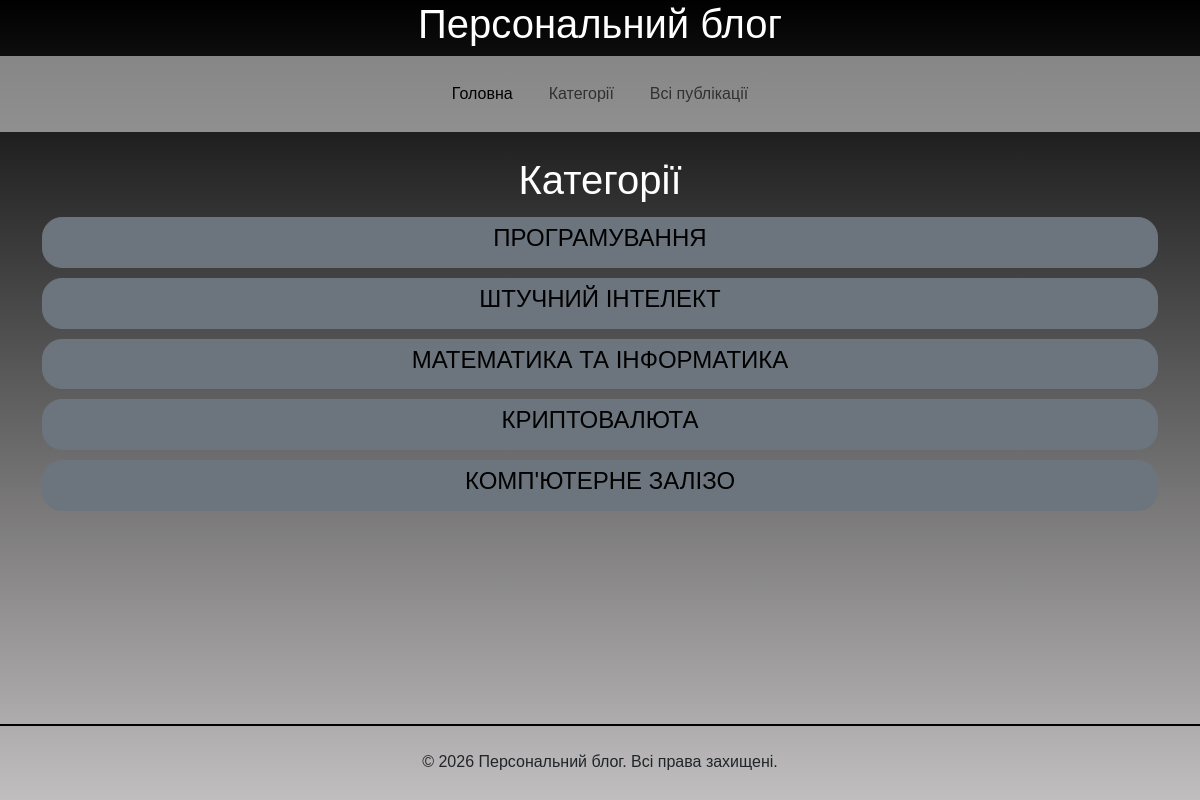
The page /categories on the database its author committed.
### app_blog/models.py (models this page shows, shortened)
class Category(models.Model):
    category = models.CharField(u'категорія',
                                max_length=250, help_text=u'максимум 250 символів')
    slug = models.SlugField(u'Слаг', default='')
    class Meta:
        verbose_name = u'Категорія для публікації'
        verbose_name_plural = u'Категорії для публікацій'
    def get_absolute_url(self):
        try:
            url = reverse('articles-category-list', kwargs={'slug': self.slug})
        except:
            url = '/'
        return url

### app_blog/views.py (the view)
# urls.py: path('categories', CategoryList.as_view(), name='categories-list'),
class CategoryList(ListView):
    model = Category
    template_name = 'categories.html'
    context_object_name = 'categories'

### app_blog/templates/categories.html
{% extends 'base.html' %}
{% block content %}
<h1 class="text-center">Категорії</h1>
{% if categories %}
{% for item in categories %}
<div>
    <a href="{{ item.get_absolute_url }}" type="button" class="btn btn-secondary" id="knopkacat">
        <h4>{{ item.category|upper }}</h4>
    </a>
</div>
{% endfor %}
{% endif %}
{% endblock %}

### app_blog/static/css/main.css (style rules this page uses)
#knopkacat { margin: 5px 0; width: 100%; border-radius: 20px; cursor: pointer; color: black; }
h1 { color: #ffffff; }

### app_blog/static/css/backgroundstyle.css (style rules this page uses)
html, body { height: 100%; margin: 0; font-family: Arial, Helvetica, sans-serif; background: linear-gradient(to bottom, #000000, #c0bebe); background-attachment: fixed; }
body { display: flex; flex-direction: column; min-height: 100vh; }

### app_blog/static/css/mobile.css (style rules this page uses)
html { -webkit-text-size-adjust: 100%; text-size-adjust: 100%; }
body { overflow-x: hidden; }

### rows shown on the page
Category: category "ПРОГРАМУВАННЯ"
Category: category "ШТУЧНИЙ ІНТЕЛЕКТ"
Category: category "МАТЕМАТИКА ТА ІНФОРМАТИКА"
Category: category "КРИПТОВАЛЮТА"
Category: category "КОМП'ЮТЕРНЕ ЗАЛІЗО"
